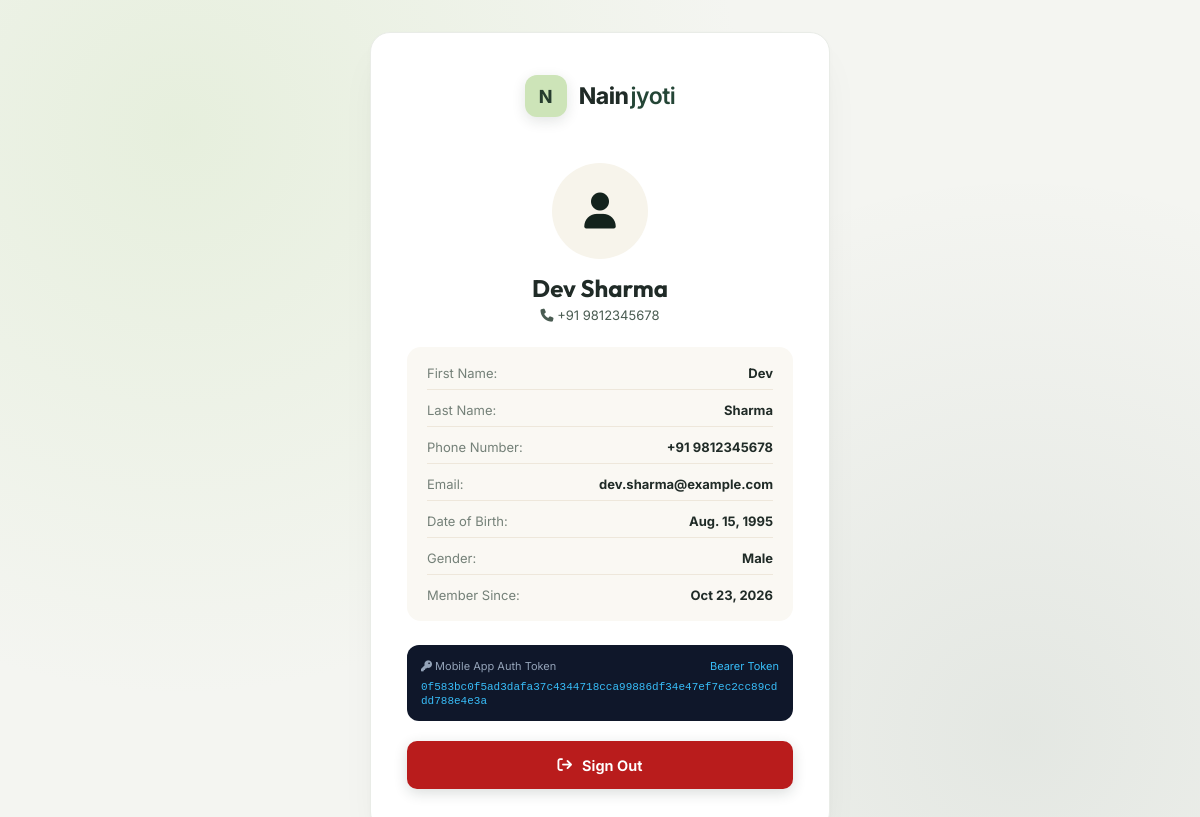
The page /user/profile/ (signed in) on the database its author committed.
### nainjyoti/models.py (models this page shows, shortened)
class UserProfile(models.Model):
    GENDER_CHOICES = [
        ('Male', 'Male'),
        ('Female', 'Female'),
        ('Other', 'Other'),
        ('Prefer not to say', 'Prefer not to say'),
    ]
    user = models.OneToOneField(User, on_delete=models.CASCADE, related_name='customer_profile')
    first_name = models.CharField(max_length=100)
    last_name = models.CharField(max_length=100)
    phone = models.CharField(max_length=20, unique=True, db_index=True)
    email = models.EmailField(blank=True, null=True)
    dob = models.DateField(blank=True, null=True)
    gender = models.CharField(max_length=30, choices=GENDER_CHOICES, default='Prefer not to say')
    profile_photo = models.ImageField(upload_to='user_profiles/photos/', blank=True, null=True)
    auth_token = models.CharField(max_length=64, unique=True, blank=True, null=True, db_index=True)
    is_active = models.BooleanField(default=True)
    created_at = models.DateTimeField(auto_now_add=True)
    updated_at = models.DateTimeField(auto_now=True)
    class Meta:
        ordering = ['-created_at']
        verbose_name = 'User Profile'
        verbose_name_plural = 'User Profiles'
    @property
    def full_name(self):
        return f"{self.first_name} {self.last_name}".strip()

### nainjyoti/user_views.py (the view)
# urls.py: path('user/profile/', user_views.user_profile_view, name='user_profile'),
def user_profile_view(request):
    if not request.user.is_authenticated or not hasattr(request.user, 'customer_profile'):
        messages.warning(request, "Please log in with your phone and OTP to access your profile.")
        return redirect('user_login')
    profile = request.user.customer_profile
    return render(request, "user/profile.html", {
        "profile": profile
    })

### templates/user/profile.html (shortened to what this page needs)
{% load static %}
<!doctype html>
<html lang="en">
<head>
    <link href="https://cdnjs.cloudflare.com/ajax/libs/font-awesome/6.5.2/css/all.min.css" rel="stylesheet">
    <link href="{% static 'css/user_auth.css' %}" rel="stylesheet">
</head>
<body>
    <div class="user-auth-wrapper">
        <div class="user-auth-card">
            <div class="user-auth-header">
                <a href="{% url 'user_profile' %}" class="brand-emblem">
                    <div class="emblem-icon">N</div>
                    <div class="emblem-text">Nain<span>jyoti</span></div>
                </a>
            </div>
            <div style="text-align:center;margin-bottom:24px;">
                <div style="width:96px;height:96px;border-radius:50%;margin:0 auto 14px;overflow:hidden;border:3px solid var(--gold-accent);background:#f7f4eb;display:grid;place-items:center;">
                    {% if profile.profile_photo %}
                        <img src="{{ profile.profile_photo.url }}" alt="{{ profile.full_name }}" style="width:100%;height:100%;object-fit:cover;">
                    {% else %}
                        <i class="fa-solid fa-user" style="font-size:36px;color:var(--forest-deep);"></i>
                    {% endif %}
                </div>
                <h1 style="font-family:'Outfit',sans-serif;font-size:24px;font-weight:700;color:var(--ink-primary);margin-bottom:4px;">{{ profile.full_name }}</h1>
                <div style="font-size:13px;color:var(--ink-secondary);"><i class="fa-solid fa-phone me-1"></i> +91 {{ profile.phone }}</div>
            </div>
            <div style="background:#faf8f3;border:1px solid var(--border-light);border-radius:14px;padding:18px 20px;margin-bottom:24px;display:flex;flex-direction:column;gap:12px;font-size:13px;">
                <div style="display:flex;justify-content:space-between;border-bottom:1px solid #eee7db;padding-bottom:8px;">
                    <span style="color:var(--ink-muted);">First Name:</span>
                    <strong style="color:var(--ink-primary);">{{ profile.first_name }}</strong>
                </div>
                <div style="display:flex;justify-content:space-between;border-bottom:1px solid #eee7db;padding-bottom:8px;">
                    <span style="color:var(--ink-muted);">Last Name:</span>
                    <strong style="color:var(--ink-primary);">{{ profile.last_name }}</strong>
                </div>
                <div style="display:flex;justify-content:space-between;border-bottom:1px solid #eee7db;padding-bottom:8px;">
                    <span style="color:var(--ink-muted);">Phone Number:</span>
                    <strong style="color:var(--ink-primary);">+91 {{ profile.phone }}</strong>
                </div>
                <div style="display:flex;justify-content:space-between;border-bottom:1px solid #eee7db;padding-bottom:8px;">
                    <span style="color:var(--ink-muted);">Email:</span>
                    <strong style="color:var(--ink-primary);">{{ profile.email|default:"Not provided" }}</strong>
                </div>
                <div style="display:flex;justify-content:space-between;border-bottom:1px solid #eee7db;padding-bottom:8px;">
                    <span style="color:var(--ink-muted);">Date of Birth:</span>
                    <strong style="color:var(--ink-primary);">{{ profile.dob|default:"Not provided" }}</strong>
                </div>
                <div style="display:flex;justify-content:space-between;border-bottom:1px solid #eee7db;padding-bottom:8px;">
                    <span style="color:var(--ink-muted);">Gender:</span>
                    <strong style="color:var(--ink-primary);">{{ profile.gender }}</strong>
                </div>
                <div style="display:flex;justify-content:space-between;">
                    <span style="color:var(--ink-muted);">Member Since:</span>
                    <strong style="color:var(--ink-primary);">{{ profile.created_at|date:"M d, Y" }}</strong>
                </div>
            </div>
            <div style="background:#0f172a;color:#f8fafc;border-radius:12px;padding:14px;margin-bottom:20px;font-size:11px;">
                <div style="color:#94a3b8;margin-bottom:6px;display:flex;justify-content:space-between;align-items:center;">
                    <span><i class="fa-solid fa-key me-1"></i> Mobile App Auth Token</span>
                    <span style="color:#38bdf8;">Bearer Token</span>
                </div>
                <code style="word-break:break-all;color:#38bdf8;font-family:monospace;">{{ profile.auth_token }}</code>
            </div>
            <a href="{% url 'user_logout' %}" class="btn-auth-primary" style="background:#b91c1c;text-decoration:none;">
                <i class="fa-solid fa-arrow-right-from-bracket"></i>
                <span>Sign Out</span>
            </a>
        </div>
    </div>
</body>
</html>

### static/css/user_auth.css (style rules this page uses)
:root { --ink: #202b27; --ink-secondary: #4a5c52; --ink-muted: #748078; --line: #e9ece7; --line-strong: #dcdfd8; --paper: #ffffff; --canvas: #f4f5f1; --forest: #244536; --forest-dark: #192b23; --forest-deep: #13221c; --forest-hover: #263c30; --accent: #cde4b8; --accent-light: #eff3eb; --accent-dark: #263c2e; }
* { box-sizing: border-box; margin: 0; padding: 0; }
body { font-family: 'Inter', -apple-system, BlinkMacSystemFont, "Segoe UI", Roboto, sans-serif; background-color: var(--canvas); background-image: radial-gradient(circle at 15% 15%, rgba(205, 228, 184, 0.35) 0%, transparent 45%), radial-gradient(circle at 85% 85%, rgba(36, 69, 54, 0.08) 0%, transparent 45%); color: var(--ink); min-height: 100vh; display: flex; align-items: center; justify-content: center; padding: 32px 16px; -webkit-font-smoothing: antialiased; }
.user-auth-wrapper { width: 100%; max-width: 460px; margin: auto; }
.user-auth-card { background: var(--paper); border: 1px solid var(--line); border-radius: 20px; padding: 42px 36px; box-shadow: 0 20px 45px -15px rgba(25, 43, 35, 0.08), 0 2px 6px rgba(0, 0, 0, 0.02); }
.user-auth-header { text-align: center; margin-bottom: 28px; }
.brand-emblem { display: inline-flex; align-items: center; gap: 12px; margin-bottom: 18px; text-decoration: none; }
.emblem-icon { width: 42px; height: 42px; border-radius: 12px; background: var(--accent); color: var(--accent-dark); display: grid; place-items: center; font-size: 18px; font-weight: 750; box-shadow: 0 4px 14px rgba(25, 43, 35, 0.12); transition: transform 0.2s ease; }
.emblem-text { font-size: 23px; font-weight: 750; color: var(--ink); letter-spacing: -0.5px; }
.emblem-text span { color: var(--forest); font-weight: 600; margin-left: 2px; }
.btn-auth-primary { height: 48px; width: 100%; background: var(--forest-dark); color: #ffffff; border: none; border-radius: 10px; font-family: inherit; font-size: 14.5px; font-weight: 650; display: flex; align-items: center; justify-content: center; gap: 10px; cursor: pointer; transition: all 0.2s ease; box-shadow: 0 4px 14px rgba(25, 43, 35, 0.16); margin-top: 6px; }

### rows shown on the page
UserProfile: full_name "Dev Sharma", phone "9812345678", first_name "Dev", last_name "Sharma", email "dev.sharma@example.com", dob "Aug. 15, 1995", gender "Male", created_at "Oct 23, 2026", auth_token "0f583bc0f5ad3dafa37c4344718cca99886df34e47ef7ec2cc89cddd788e4e3a"
